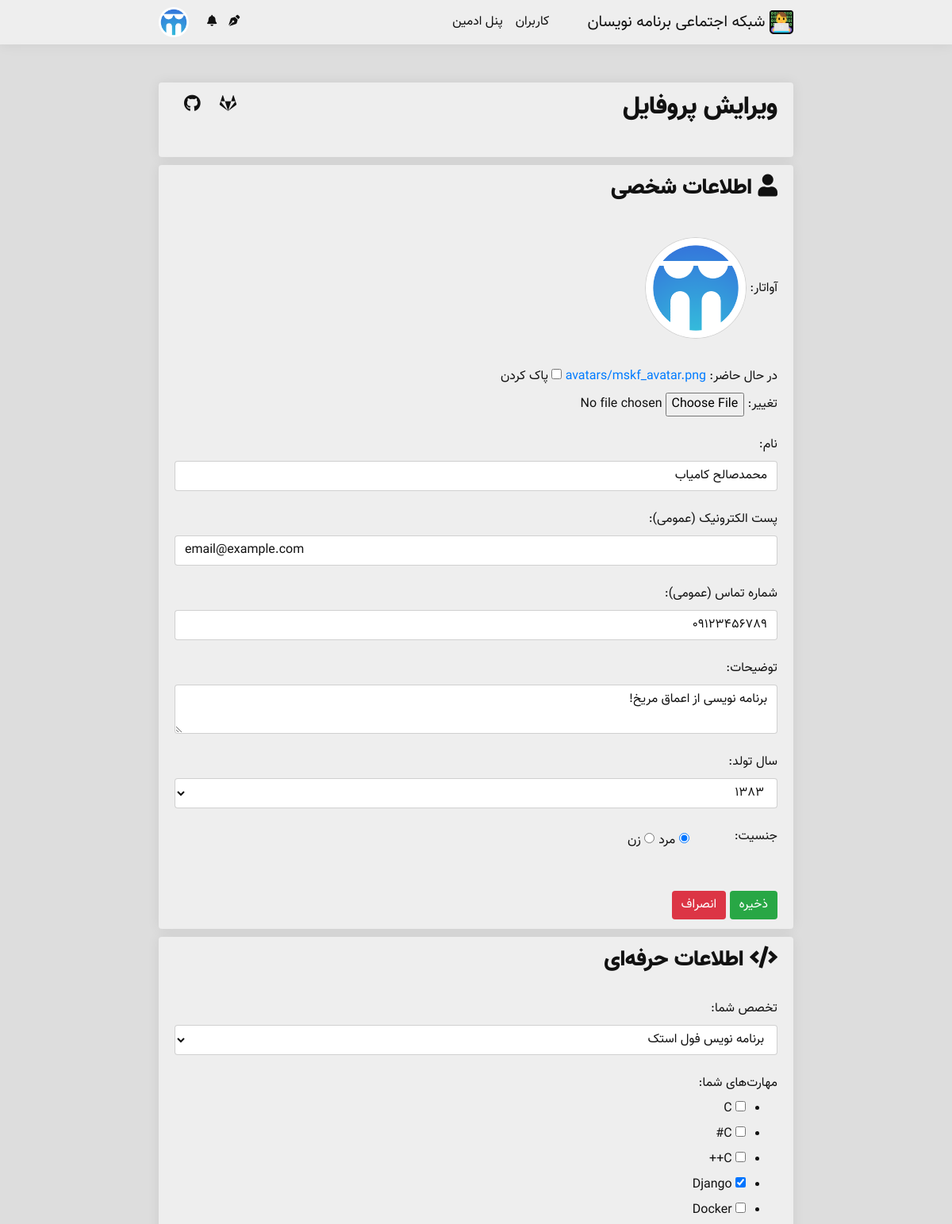
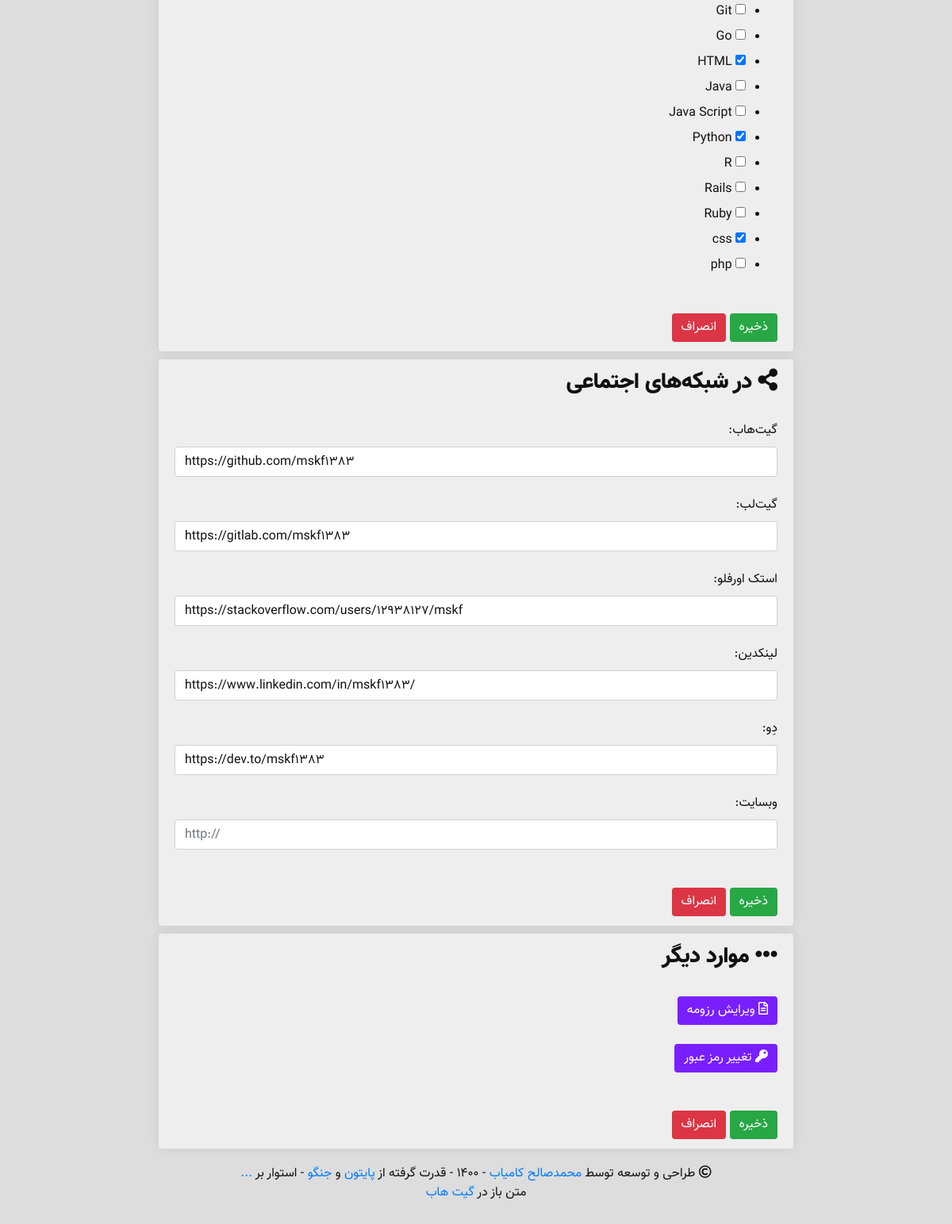
The page /user/settings/edit_profile/ (signed in) on the database its author committed (2 pictures, top to bottom).
### main/models.py (models this page shows, shortened)
class Person(models.Model):
    YEARS = []
    for year in range(1330, 1395):
        YEARS.append((str(year), str(year)),)
    YEARS = tuple(YEARS)
    username = models.CharField(max_length = 50, verbose_name = 'نام کاربری')
    avatar = models.ImageField(upload_to = 'avatars/', blank = True, verbose_name = 'آواتار')
    name = models.CharField(max_length = 50, verbose_name = 'نام')
    public_email = models.CharField(max_length = 100, null = True, blank = True, verbose_name = 'پست الکترونیک')
    mobile = models.CharField(max_length = 11, null = True, blank = True, verbose_name = 'شماره تماس')
    description = models.CharField(max_length = 200, null = True, blank = True, verbose_name = 'توضیحات')
    year_of_born = models.CharField(max_length = 4, choices = YEARS, null = True, blank = True, verbose_name = 'سال تولد')
    gender = models.CharField(max_length = 10, null = True, blank = True, verbose_name = 'جنسیت')
    join_time = jmodels.jDateTimeField(default = timezone.now, verbose_name = 'زمان عضویت')
    work = models.CharField(max_length = 50, null = True, blank = True, verbose_name = 'تخصص')
    skills = models.ManyToManyField('Skill', blank = True, verbose_name = 'مهارت‌ها')
    rezome = models.TextField(null = True, blank = True, default = '', verbose_name = 'رزومه')
    likes = models.ManyToManyField('Post', blank = True, verbose_name = 'لایک‌ها')
    viewed_posts = models.ManyToManyField('Post', related_name = 'views_post', blank = True, verbose_name = 'مطالب مشاهده شده')
    following = models.ManyToManyField('Person', blank = True, verbose_name = 'دنبال شوندگان')
    len_following = models.CharField(max_length = 10, default = 0, verbose_name = 'تعداد دنبال شوندگان')
    followers = models.ManyToManyField('Person', related_name = 'folllowers', blank = True, verbose_name = 'دنبال کنندگان')
    len_followers = models.CharField(max_length = 10, default = 0, verbose_name = 'تعداد دنبال کنندگان')
    github = models.URLField(null = True, blank = True, verbose_name = 'گیت‌هاب')
    gitlab = models.URLField(null = True, blank = True, verbose_name = 'گیت‌لب')
    stackowerflow = models.URLField(null = True, blank = True, verbose_name = 'استک اورفلو')
    linkedin = models.URLField(null = True, blank = True, verbose_name = 'لینکدین')
    dev = models.URLField(null = True, blank = True, verbose_name = 'جامعه دِو')
    website = models.URLField(null = True, blank = True, verbose_name = 'وبسایت')
    class Meta:
        verbose_name = 'فرد'
        verbose_name_plural = 'افراد'

### persons/views.py (the view)
# urls.py: path('settings/edit_profile/', views.edit_profile, name = 'edit_profile'),
@login_required
def edit_profile(request):
    person = Person.objects.get(username = request.user.username) # Get the Person
    try:
        github_login = request.user.social_auth.get(provider = 'github')
    except UserSocialAuth.DoesNotExist:
        github_login = None
    try:
        gitlab_login = request.user.social_auth.get(provider = 'gitlab')
    except UserSocialAuth.DoesNotExist:
        gitlab_login = None
    if request.method == 'POST':
        form = ProfileEditForm(request.POST, request.FILES) # Get Form
        if form.is_valid():
            avatar = form.cleaned_data['avatar'] # Read name
            name = form.cleaned_data['name'] # Read name
            public_email = form.cleaned_data['public_email'] # Read public_name
            mobile = form.cleaned_data['mobile'] # Read mobile
            description = form.cleaned_data['description'] # Read description
            year_of_born = form.cleaned_data['year_of_born'] # Read description
            gender = form.cleaned_data['gender'] # Read gender
            work = form.cleaned_data['work']
            skills = form.cleaned_data['skills'] # Read skills
            github = form.cleaned_data['github'] # Read github
            gitlab = form.cleaned_data['gitlab'] # Read gitlab
            stackowerflow = form.cleaned_data['stackowerflow'] # Read stackowerflow
            linkedin = form.cleaned_data['linkedin'] # Read linkedin
            dev = form.cleaned_data['dev'] # Read dev
            website = form.cleaned_data['website'] # Read website
            SKILL_CHOICES = []
            for skill in Skill.objects.all().order_by('name'):
                SKILL_CHOICES.append('_{}_'.format(skill))
            person.skills.clear()
            try:
                for skill in SKILL_CHOICES:
                    if skill in skills:
                        person.skills.add(Skill.objects.get(name=skill.replace('_', '')))
            except:
                pass
            if avatar is not None:
                if avatar is False:
                    person.avatar = None
                else:
                    person.avatar = avatar
            person.name = name
            person.public_email = public_email
            person.mobile = mobile
            person.description = description
            person.year_of_born = year_of_born
            person.gender = gender
            person.work = work
            person.github = github
            person.gitlab = gitlab
            person.stackowerflow = stackowerflow
            person.linkedin = linkedin
            person.dev = dev
            person.website = website
            person.save() # Save it
            return HttpResponseRedirect('/user/' + person.username)
    else:
        skills = []
        for skill in person.skills.all().order_by('name'):
            skills.append('_{}_'.format(skill))
        form = ProfileEditForm(initial = {
                                            'avatar': person.avatar,
                                            'name': person.name,
                                            'public_email': person.public_email,
                                            'mobile': person.mobile,
                                            'description': person.description,
                                            'year_of_born': person.year_of_born,
                                            'gender': person.gender,
                                            'work': person.work,
                                            'skills': skills,
                                            'github': person.github,
                                            'gitlab': person.gitlab,
                                            'stackowerflow': person.stackowerflow,
                                            'linkedin': person.linkedin,
                                            'dev': person.dev,
                                            'website': person.website,
                                          })
    context = {
        'form': form,
        'github_login': github_login,
        'gitlab_login': gitlab_login,
        'person': person,
    }
    mskf.add_notification_availability_to_context(request, context)
    mskf.add_authenticated_user_to_context(request, context)
    return render(request, 'person/profile/edit.html', context)

### media/template/person/profile/edit.html (shortened to what this page needs)
{% extends 'main.html' %}
{% load static %}
{% block body %}
<div class="body">
    <div class="btn-group" role="group" aria-label="Basic example" style="float: left" dir="ltr">
        {% if github_login %}
        <div class="tooltip" style="float: left">
            <button type="button" class="btn btn-github border-gray"><i class="fab fa-github fa-lg"></i></button>
            <span class="tooltiptext">متصل به گیت‌هاب</span>
        </div>
        {% else %}
        <div class="tooltip" style="float: left">
            <a class="btn-group" role="group" href="{% url 'social:begin' 'github' %}"><button type="button"
                    class="btn btn-light  border-gray"><i class="fab fa-github fa-lg"></i></button></a>
        </div>
        {% endif %}
        {% if gitlab_login %}
        <div class="tooltip" style="float: left">
            <button type="button" class="btn btn-gitlab  border-gray"><i class="fab fa-gitlab fa-lg"></i></button>
            <span class="tooltiptext">متصل به گیت‌لب</span>
        </div>
        {% else %}
        <div class="tooltip" style="float: left">
            <a class="btn-group" role="group" href="{% url 'social:begin' 'gitlab' %}"><button type="button"
                    class="btn btn-light  border-gray"><i class="fab fa-gitlab fa-lg"></i></button></a>
        </div>
        {% endif %}
    </div>
    <h2>ویرایش پروفایل</h2><br />
</div>
<div class="body">
    <h3><i class="fas fa-user"></i> اطلاعات شخصی</h3><br />
    <label>آواتار:</label>
    {% if person.avatar.url != None %}
    <img src="{{ person.avatar.url }}" width="128px" height="128px" class=" border-gray"
        style="border-radius: 100%; border-style: solid; border-width: 1px;">
    {% else %}
    <img class="avatar  border-gray" type="button" src="/media/avatars/default_avatar.png/" width="128px" height="128px"
        style="border-style: solid; border-width: 1px;">
    {% endif %}
    <br /><br />
    {{ form.avatar }}
    <br /><br />
    <label>نام:</label>
    {{ form.name }}
    <br />
    <label>پست الکترونیک (عمومی):</label>
    {{ form.public_email }}
    <br />
    <label>شماره تماس (عمومی):</label>
    {{ form.mobile }}
    <br />
    <label>توضیحات:</label>
    {{ form.description }}
    <br />
    <label>سال تولد:</label>
    {{ form.year_of_born }}
    <br />
    <label>جنسیت:</label>
    {{ form.gender }}
    <br /><br /><br />
    <button type="submit" class="btn btn-success  border-gray">ذخیره</button>
    <a href="{% url 'person:profile_detail' user.username %}"><button type="button"
            class="btn btn-danger  border-gray">انصراف</button></a>
</div>
<div class="body">
    <h3><i class="fas fa-code"></i> اطلاعات حرفه‌ای</h3><br />
    <label>تخصص شما:</label>
    {{ form.work }}
    <br />
    <label>مهارت‌های شما:</label>
    {{ form.skills }}
    <br />
    <button type="submit" class="btn btn-success  border-gray">ذخیره</button>
    <a href="{% url 'person:profile_detail' user.username %}"><button type="button"
            class="btn btn-danger  border-gray">انصراف</button></a>
</div>
<div class="body">
    <h3><i class="fas fa-share-alt"></i> در شبکه‌های اجتماعی</h3><br />
    <label>گیت‌هاب:</label>
    {{ form.github }}
    <br />
    <label>گیت‌لب:</label>
    {{ form.gitlab }}
    <br />
    <label>استک اورفلو:</label>
    {{ form.stackowerflow }}
    <br />
    <label>لینکدین:</label>
    {{ form.linkedin }}
    <br />
    <label>دِو:</label>
    {{ form.dev }}
    <br />
    <label>وبسایت:</label>
    {{ form.website }}
    <br /><br />
    <button type="submit" class="btn btn-success  border-gray">ذخیره</button>
    <a href="{% url 'person:profile_detail' user.username %}"><button type="button"
            class="btn btn-danger  border-gray">انصراف</button></a>
</div>
<div class="body">
    <h3><i class="fas fa-ellipsis-h"></i> موارد دیگر</h3><br />
    <a href="{% url 'person:edit_rezome' %}"><button type="button" class="btn btn-primary  border-gray"><i
                class="far fa-file-alt"></i> ویرایش رزومه</button></a>
    <br /><br />
    <a href="{% url 'password_change' %}"><button class="btn btn-primary  border-gray" type="button">
            <i class="fas fa-key"></i> تغییر رمز عبور
        </button></a>
    <br /><br /><br />
    <button type="submit" class="btn btn-success  border-gray">ذخیره</button>
    <a href="{% url 'person:profile_detail' user.username %}"><button type="button"
            class="btn btn-danger  border-gray">انصراف</button></a>
</div>
{% endblock %}

### media/template/partials/navigation.html (shortened to what this page needs)
{% load static %}
<nav class="navbar navbar-expand-lg navbar-light  border-gray">
    <div class="wrp">
    <a class="navbar-brand" href="{% url 'index' %}">
        <img src="{% static 'img/programmers-social_logo.svg' %}" width="30" height="30" class="programmers-social_logo d-inline-block align-top" alt="شبکه اجتماعی برنامه نویسان" loading="lazy">
        شبکه اجتماعی برنامه نویسان
    </a>
    <div class="collapse navbar-collapse" id="navbarText">
        <ul class="navbar-nav mr-auto">
            <li class="nav-item">
                <a class="nav-link" href="{% url 'person:all_persons' 1 %}">کاربران</a>
            </li>
            {% if perms.admin %}
                <li class="nav-item">
                    <a class="nav-link" href="/admin/">پنل ادمین</a>
                </li>
            {% endif %}
        </ul>
    </div>
    <form class="form-inline">
        {% if user.is_authenticated %}
        <div class="tooltip" style="margin-left: 15px;">
            <a class="notification my-2" href="{% url 'person:post:new_post' %}"><i class="fas fa-pen-nib"></i></a>
        </div>
            <a href="{% url 'person:profile_detail' user.username %}">
                {% if new_notif %}
                    <div class="tooltip" style="margin-left: 15px;">
                        <a class="notification" href="{% url 'person:new_notifications' %}"><i class="fas fa-bell animated infinite flash"></i></a>
                        <span class="tooltiptext">{{ notif_len }} پیام جدید!</span>
                    </div>
                {% else %}
                    <div class="tooltip" style="margin-left: 15px;">
                        <a class="notification" href="{% url 'person:all_notifications' 1 %}"><i class="fas fa-bell"></i></a>
                    </div>
                {% endif %}
            </a>
            <div class="dropdown">
                <a>
                    {% if authenticated_user.avatar.url != None %}
                        <img class="avatar mr-sm-2" type="button" src="{{ authenticated_user.avatar.url }}" width="38px" height="38px">
                    {% else %}
                        <img class="avatar mr-sm-2" type="button" src="/media/avatars/default_avatar.png/" width="38px" height="38px">
                    {% endif %}
                </a>
            </div>
        {% endif %}
    </form></div>
</nav>
<br/><br/>

### rows shown on the page
Person: avatar (picture), name "محمدصالح کامیاب", public_email "email@example.com", mobile "09123456789", description "برنامه نویسی از اعماق مریخ!", year_of_born "1383", gender "☑ مرد ☐ زن", work "برنامه نویس فول استک", github "https://github.com/mskf1383", gitlab "https://gitlab.com/mskf1383", stackowerflow "https://stackoverflow.com/users/12938127/mskf", linkedin "https://www.linkedin.com/in/mskf1383/", dev "https://dev.to/mskf1383"
